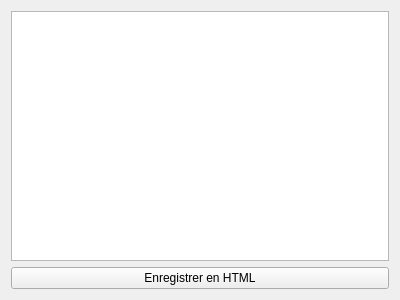
<?xml version="1.0" encoding="UTF-8"?>
<ui version="4.0">
 <class>FormDisplayPrevisionReport</class>
 <widget class="QWidget" name="FormDisplayPrevisionReport">
  <property name="geometry">
   <rect>
    <x>0</x>
    <y>0</y>
    <width>400</width>
    <height>300</height>
   </rect>
  </property>
  <property name="windowTitle">
   <string>Fiche prévisionnelle</string>
  </property>
  <layout class="QVBoxLayout" name="verticalLayout">
   <item>
    <widget class="QTextBrowser" name="textBrowser"/>
   </item>
   <item>
    <widget class="QPushButton" name="pushButtonSaveHTML">
     <property name="text">
      <string>Enregistrer en HTML</string>
     </property>
    </widget>
   </item>
  </layout>
 </widget>
 <resources/>
 <connections/>
</ui>
